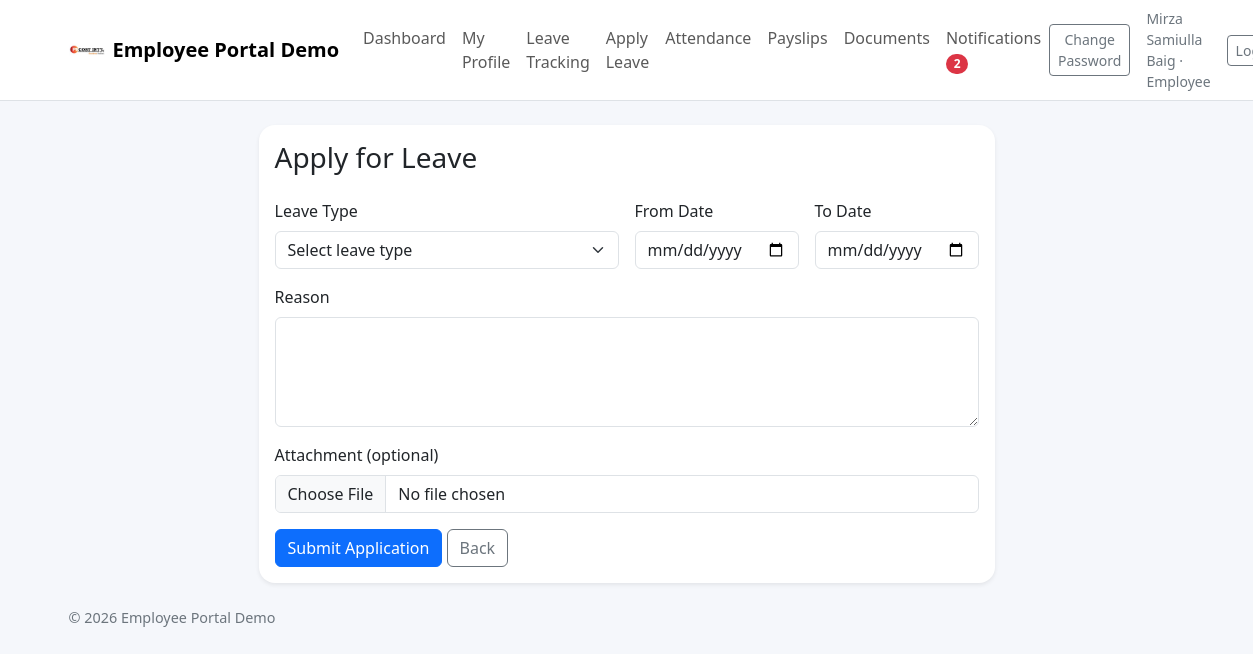
The app's page /leave/apply (signed in), older data.
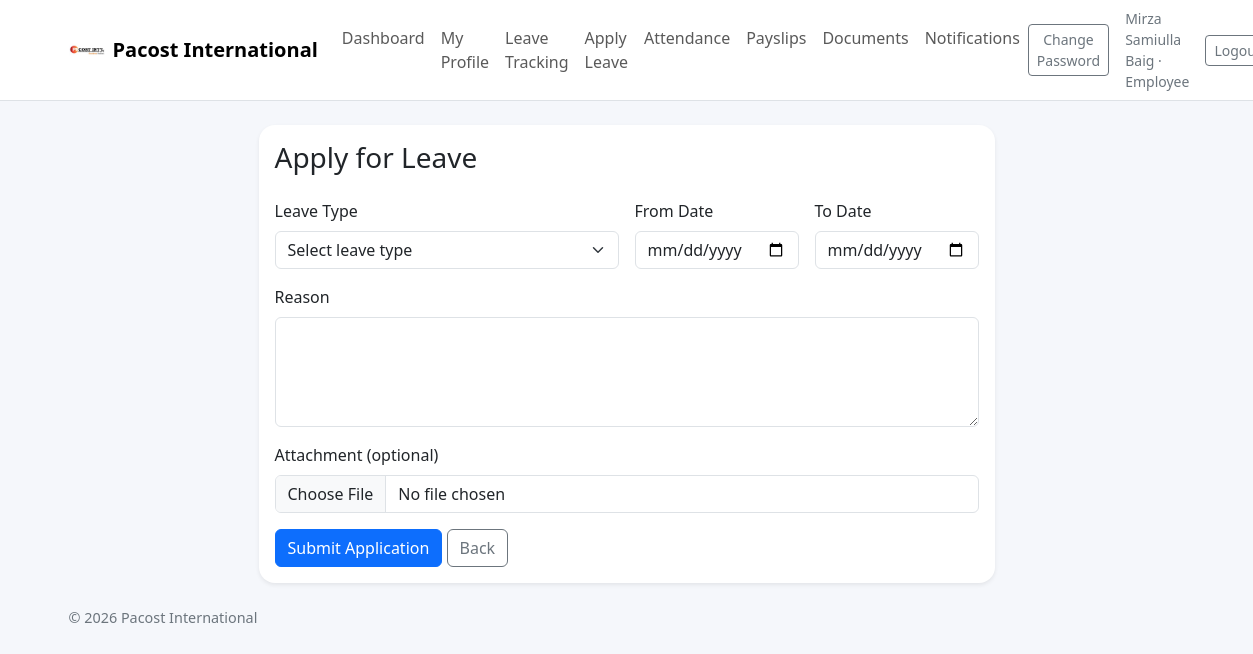
The same page, newer data.
### tables this page shows
CREATE TABLE company_settings (
    id INTEGER PRIMARY KEY AUTOINCREMENT,
    company_name TEXT NOT NULL,
    leave_workflow TEXT NOT NULL,
    default_working_hours REAL NOT NULL,
    allow_document_upload INTEGER NOT NULL DEFAULT 1
);

CREATE TABLE users (
    id INTEGER PRIMARY KEY AUTOINCREMENT,
    full_name TEXT NOT NULL,
    email TEXT NOT NULL UNIQUE,
    employee_code TEXT NOT NULL UNIQUE,
    password_hash TEXT NOT NULL,
    role TEXT NOT NULL CHECK(role IN ('employee', 'manager', 'hr', 'admin')),
    department_id INTEGER,
    designation_id INTEGER,
    manager_id INTEGER,
    phone TEXT,
    address TEXT,
    emergency_contact TEXT,
    join_date TEXT,
    is_active INTEGER NOT NULL DEFAULT 1, monthly_basic REAL NOT NULL DEFAULT 0, default_allowances REAL NOT NULL DEFAULT 0, deduction_per_absent REAL NOT NULL DEFAULT 0, deduction_per_late REAL NOT NULL DEFAULT 0,
    FOREIGN KEY (department_id) REFERENCES departments (id),
    FOREIGN KEY (designation_id) REFERENCES designations (id),
    FOREIGN KEY (manager_id) REFERENCES users (id)
);

### app.py (the view, shortened to what this page needs)
@app.route("/leave/apply", methods=["GET", "POST"])
@login_required
@role_required("employee")
def apply_leave():
    db = get_db()
    user = current_user()
    leave_types = db.execute("SELECT * FROM leave_types ORDER BY name").fetchall()
    return render_template("apply_leave.html", leave_types=leave_types)

### app.py (called while the page is built)
def get_db() -> sqlite3.Connection:
    if "db" not in g:
        g.db = sqlite3.connect(DATABASE)
        g.db.row_factory = sqlite3.Row
        ensure_schema(g.db)
    return g.db

def current_user() -> sqlite3.Row | None:
    user_id = session.get("user_id")
    if not user_id:
        return None
    return get_db().execute(
        """
        SELECT u.*, d.name AS department_name, ds.name AS designation_name, m.full_name AS manager_name
        FROM users u
        LEFT JOIN departments d ON u.department_id = d.id
        LEFT JOIN designations ds ON u.designation_id = ds.id
        LEFT JOIN users m ON u.manager_id = m.id
        WHERE u.id = ?
        """,
        (user_id,),
    ).fetchone()

def login_required(view):
    @wraps(view)
    def wrapped_view(**kwargs):
        if current_user() is None:
            return redirect(url_for("login"))
        return view(**kwargs)
    return wrapped_view

### templates/apply_leave.html (shortened to what this page needs)
{% extends 'base.html' %}
{% block content %}
<div class="row justify-content-center">
  <div class="col-lg-8">
    <div class="card border-0 shadow-sm rounded-4">
      <div class="card-body">
        <h3 class="mb-4">Apply for Leave</h3>
        <form method="post" enctype="multipart/form-data">
          <div class="row g-3">
            <div class="col-md-6">
              <label class="form-label">Leave Type</label>
              <select class="form-select" name="leave_type_id" required>
                <option value="">Select leave type</option>
              </select>
            </div>
            <div class="col-md-3">
              <label class="form-label">From Date</label>
              <input type="date" class="form-control" name="from_date" required>
            </div>
            <div class="col-md-3">
              <label class="form-label">To Date</label>
              <input type="date" class="form-control" name="to_date" required>
            </div>
            <div class="col-12">
              <label class="form-label">Reason</label>
              <textarea class="form-control" name="reason" rows="4" required></textarea>
            </div>
            <div class="col-12">
              <label class="form-label">Attachment (optional)</label>
              <input type="file" class="form-control" name="attachment">
            </div>
            <div class="col-12">
              <button class="btn btn-primary">Submit Application</button>
              <a href="{{ url_for('my_leaves') }}" class="btn btn-outline-secondary">Back</a>
            </div>
          </div>
        </form>
      </div>
    </div>
  </div>
</div>
{% endblock %}

### templates/base.html (shortened to what this page needs)
<!doctype html>
<html lang="en">
<head>
  <link href="https://cdn.jsdelivr.net/npm/bootstrap@5.3.3/dist/css/bootstrap.min.css" rel="stylesheet">
  <link rel="stylesheet" href="{{ url_for('static', filename='css/style.css') }}">
</head>
<body>
  {% if current_user %}
  <nav class="navbar navbar-expand-lg bg-white border-bottom sticky-top">
    <div class="container">
      <a class="navbar-brand d-flex align-items-center gap-2" href="{{ url_for('dashboard') }}"><img src="{{ url_for('static', filename='images/pacost_logo.png') }}" alt="Pacost" style="height:36px; width:auto;"> <span>{{ settings.company_name if settings else 'Pacost International' }}</span></a>
      <div class="collapse navbar-collapse" id="navBar">
        <ul class="navbar-nav me-auto mb-2 mb-lg-0">
          <li class="nav-item"><a class="nav-link" href="{{ url_for('dashboard') }}">Dashboard</a></li>
          <li class="nav-item"><a class="nav-link" href="{{ url_for('profile') }}">My Profile</a></li>
          <li class="nav-item"><a class="nav-link" href="{{ url_for('my_leaves') }}">Leave Tracking</a></li>
          {% if current_user.role == 'employee' %}<li class="nav-item"><a class="nav-link" href="{{ url_for('apply_leave') }}">Apply Leave</a></li>{% endif %}
          <li class="nav-item"><a class="nav-link" href="{{ url_for('attendance_view') }}">Attendance</a></li>
          <li class="nav-item"><a class="nav-link" href="{{ url_for('payroll_view') }}">Payslips</a></li>
          <li class="nav-item"><a class="nav-link" href="{{ url_for('documents') }}">Documents</a></li>
          <li class="nav-item"><a class="nav-link" href="{{ url_for('notifications_view') }}">Notifications {% if unread_notification_count %}<span class="badge rounded-pill text-bg-danger">{{ unread_notification_count }}</span>{% endif %}</a></li>
        </ul>
        <div class="d-flex align-items-center gap-3">
          <a class="btn btn-outline-secondary btn-sm" href="{{ url_for('change_password') }}">Change Password</a>
          <span class="text-secondary small">{{ current_user.full_name }} · {{ current_user.role|capitalize }}</span>
          <a class="btn btn-outline-secondary btn-sm" href="{{ url_for('logout') }}">Logout</a>
        </div>
      </div>
    </div>
  </nav>
  {% endif %}
  <main class="container py-4">
    {% block content %}{% endblock %}
  </main>
  <div class="container pb-4"><div class="footer-note">© {{ year }} {{ settings.company_name if settings else 'Employee Portal' }}</div></div>
</body>
</html>

Row changes from the older to the newer data that the page shows:
changed company_settings: company_name "Employee Portal Demo" → "Pacost International"
now on this page (row edited): users: full_name "Mirza Samiulla Baig", role "Employee"
Text that changed along with them:
{{ unread_notification_count }}: "2" → (not shown)
{{ current_user.full_name }}: "Mirza Samiulla Baig" → (not shown)
{{ current_user.role|capitalize }}: "Employee" → (not shown)
